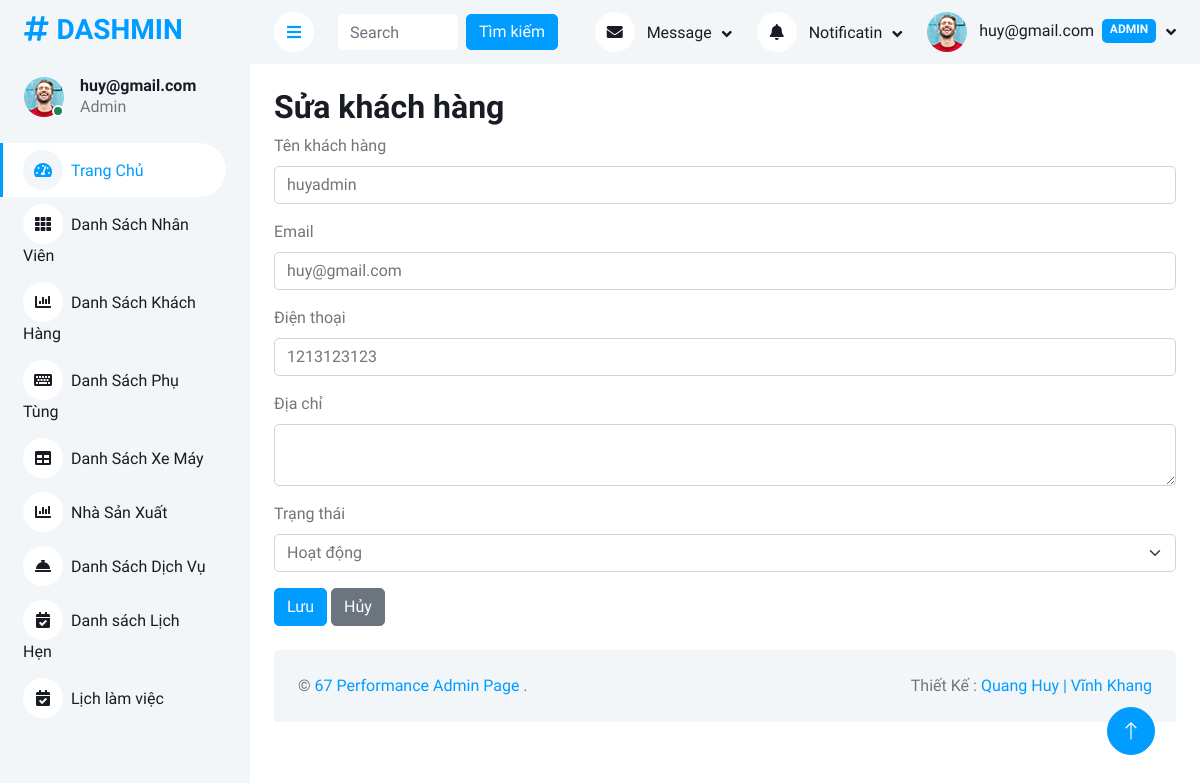
/Admin/khachhang.php?action=edit&id=2 (signed in), run on an earlier commit of the app's database.
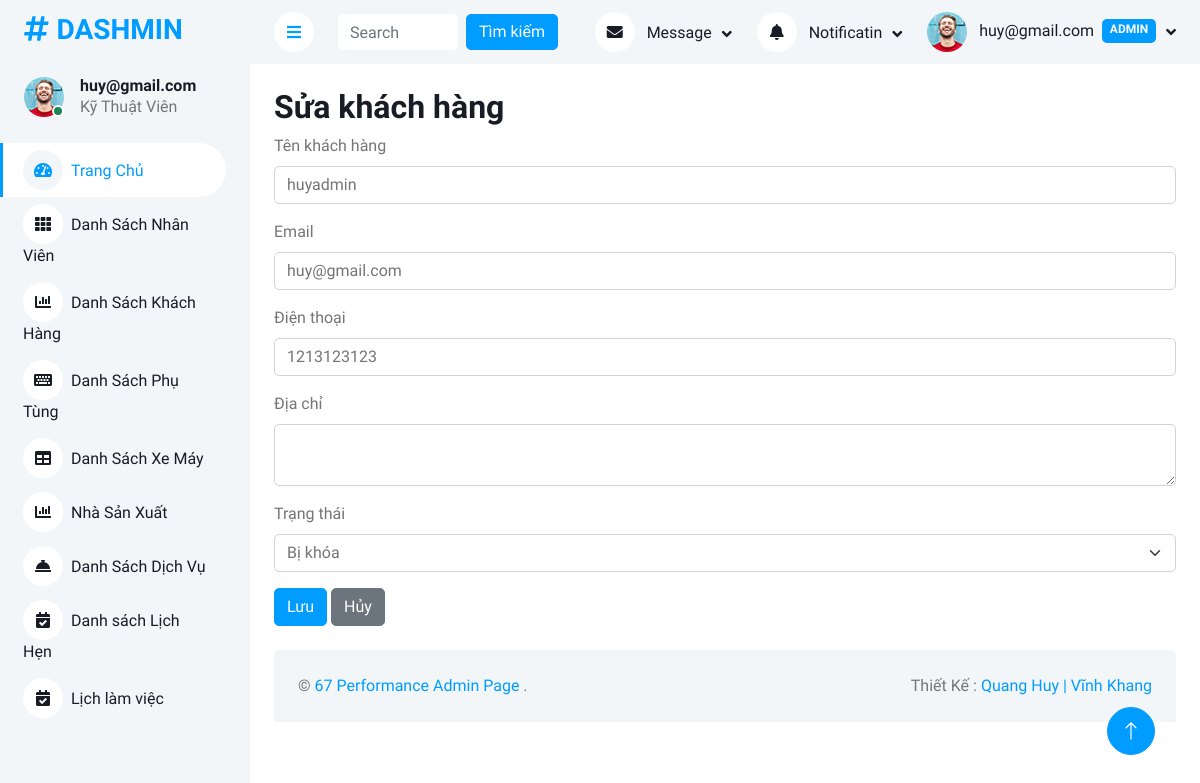
And on a later commit of the database.
### tables this page shows
CREATE TABLE `khachhang` (
  `MaKH` int(11) NOT NULL,
  `TenKH` varchar(100) DEFAULT NULL,
  `Email` varchar(30) DEFAULT NULL,
  `MatKhau` varchar(255) DEFAULT NULL,
  `DiaChi` text DEFAULT NULL,
  `SDT` varchar(10) DEFAULT NULL,
  `TrangThai` enum('hoat_dong','bi_khoa') DEFAULT NULL,
  `Reset_token` text DEFAULT NULL,
  `admin_AdminID` int(11) DEFAULT NULL
);

### Admin/khachhang.php (called while the page is built, shortened)
<?php
require_once __DIR__ . '/controllers/khachhang_controller.php';
?>

### Admin/models/KhachHangModel.php (called while the page is built, shortened)
<?php
class KhachHangModel {
    private $pdo;
    public function __construct($pdo) {
        $this->pdo = $pdo;
    }
    public function getById($id) {
        $stmt = $this->pdo->prepare("SELECT * FROM khachhang WHERE MaKH = ?");
        $stmt->execute([$id]);
        return $stmt->fetch(PDO::FETCH_ASSOC);
    }
}
?>

### Admin/views/khachhang/edit.php (the view)
<h2>Sửa khách hàng</h2>
<?php if ($kh): ?>
<form method="post">
    <div class="mb-3">
        <label class="form-label">Tên khách hàng</label>
        <input type="text" name="TenKH" class="form-control" value="<?= htmlspecialchars($kh['TenKH']) ?>" required>
    </div>
    <div class="mb-3">
        <label class="form-label">Email</label>
        <input type="email" name="Email" class="form-control" value="<?= htmlspecialchars($kh['Email']) ?>" required>
    </div>
    <div class="mb-3">
        <label class="form-label">Điện thoại</label>
        <input type="text" name="SDT" class="form-control" value="<?= htmlspecialchars($kh['SDT']) ?>">
    </div>
    <div class="mb-3">
        <label class="form-label">Địa chỉ</label>
        <textarea name="DiaChi" class="form-control"><?= htmlspecialchars($kh['DiaChi']) ?></textarea>
    </div>
    <div class="mb-3">
        <label class="form-label">Trạng thái</label>
        <select name="TrangThai" class="form-select">
            <option value="hoat_dong" <?= $kh['TrangThai'] == 'hoat_dong' ? 'selected' : '' ?>>Hoạt động</option>
            <option value="bi_khoa" <?= $kh['TrangThai'] == 'bi_khoa' ? 'selected' : '' ?>>Bị khóa</option>
        </select>
    </div>
    <button type="submit" class="btn btn-primary">Lưu</button>
    <a href="khachhang.php" class="btn btn-secondary">Hủy</a>
</form>
<?php else: ?>
    <div class="alert alert-danger">Không tìm thấy khách hàng!</div>
    <a href="khachhang.php" class="btn btn-secondary">Quay lại danh sách</a>
<?php endif; ?>

### Admin/layouts/sidebar.php (shortened to what this page needs)
<?php
$user = $_SESSION['user'] ?? null;
$role = $user['role'] ?? '';
$displayName = 'Jhon Doe';
$roleLabel = 'Chưa xác định';
if ($user) {
    if ($role === 'admin') {
        $displayName = $user['data']['username'] ?? $user['data']['name'] ?? 'Admin';
        $roleLabel = $user['data']['Roles'] ?? 'Admin';
    } elseif ($role === 'staff') {
        $displayName = $user['data']['TenNV'] ?? 'Staff';
        $roleLabel = $user['data']['Roles'] ?? 'Nhân viên';
    }
}
?>
<div class="sidebar pe-4 pb-3">
    <nav class="navbar bg-light navbar-light">
        <a href="index.php" class="navbar-brand mx-4 mb-3">
            <h3 class="text-primary"><i class="fa fa-hashtag me-2"></i>DASHMIN</h3>
        </a>
        <div class="d-flex align-items-center ms-4 mb-4">
            <div class="position-relative">
                <img class="rounded-circle" src="img/user.jpg" alt="" style="width: 40px; height: 40px;">
                <div class="bg-success rounded-circle border border-2 border-white position-absolute end-0 bottom-0 p-1"></div>
            </div>
            <div class="ms-3">
                <h6 class="mb-0"><?php echo htmlspecialchars($displayName); ?></h6>
                <span><?php echo htmlspecialchars($roleLabel); ?></span>
            </div>
        </div>
        <div class="navbar-nav w-100">
            <a href="index.php" class="nav-item nav-link active"><i class="fa fa-tachometer-alt me-2"></i>Trang Chủ</a>
            <?php if ($role === 'admin'): ?>
                <a href="NVmanagement.php" class="nav-item nav-link"><i class="fa fa-th me-2"></i>Danh Sách Nhân Viên</a>
                <a href="khachhang.php" class="nav-item nav-link"><i class="fa fa-chart-bar me-2"></i>Danh Sách Khách Hàng</a>
                <a href="form.php" class="nav-item nav-link"><i class="fa fa-keyboard me-2"></i>Danh Sách Phụ Tùng</a>
                <a href="table.php" class="nav-item nav-link"><i class="fa fa-table me-2"></i>Danh Sách Xe Máy</a>
                <a href="nhasanxuat.php" class="nav-item nav-link"><i class="fa fa-chart-bar me-2"></i>Nhà Sản Xuất</a>
                <a href="dichvu.php" class="nav-item nav-link"><i class="fa fa-concierge-bell me-2"></i>Danh Sách Dịch Vụ</a>
                <a href="danhsachlichhen.php" class="nav-item nav-link"><i class="fa fa-calendar-check me-2"></i>Danh sách Lịch Hẹn</a>
                                    <a href="danhsachlichlamviec.php" class="nav-item nav-link"><i class="fa fa-calendar-check me-2"></i>Lịch làm việc</a>
            <?php endif; ?>
        </div>
    </nav>
</div>

What changed in the data, as far as the page shows it:
changed khachhang "huyadmin": TrangThai (not shown) → "Bị khóa"
Also different on the page:
$roleLabel: "Admin" → "Kỹ Thuật Viên"
form field TrangThai: "Hoạt động" → (not shown)
